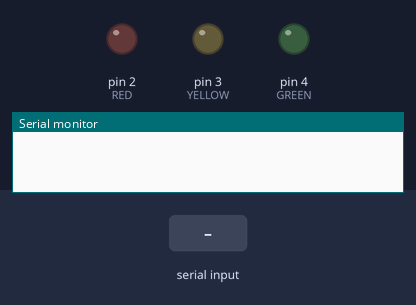
A sketch run on a simulated Arduino Uno, built with avr-gcc and run on an emulated ATmega328P. Parts: output pins drawn as LEDs (lit = HIGH), the last lines printed to the serial monitor. Inputs (shaded band) come from the test bench.

Above: at 1.2 s.
1.3 s: "90,45\n" received over Serial
At 2.1 s:
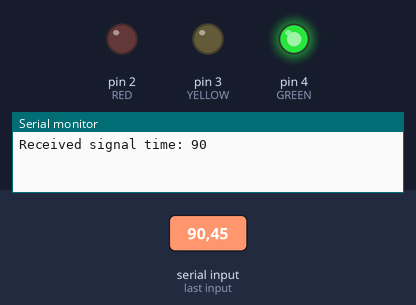
At 26.6 s:
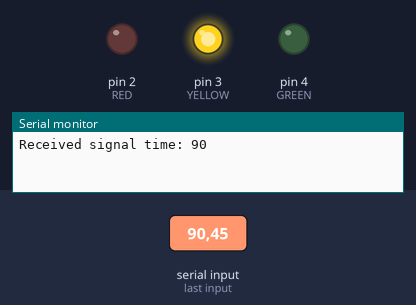
Timing chart, 0 to 29.2 s (numbered marks = the images above; inputs shaded):
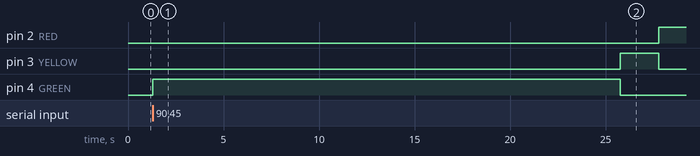

Measured:
- after the input at 1.3 s, pin 2 (RED): LOW → HIGH after 26.5 s; pin 3 (YELLOW): LOW → HIGH after 24.5 s, → LOW 2.0 s later; pin 4 (GREEN): LOW → HIGH at once, → LOW 24.5 s later

The sketch:

traffic_control.ino
```cpp
#define RED 2
#define YELLOW 3
#define GREEN 4

void setup() {
  pinMode(RED, OUTPUT);
  pinMode(YELLOW, OUTPUT);
  pinMode(GREEN, OUTPUT);
  Serial.begin(9600);
}

void loop() {
  if (Serial.available() > 0) {  // Check if data is available
    String receivedData = Serial.readStringUntil('\n');  // Read incoming data
    int signal_time = receivedData.toInt();  // Convert string to integer

    Serial.print("Received signal time: ");
    Serial.println(signal_time);

    // Green signal
    digitalWrite(GREEN, HIGH);
    digitalWrite(RED, LOW);
    digitalWrite(YELLOW, LOW);
    delay(signal_time * 1000);  // Keep green for received time

    // Yellow signal
    digitalWrite(GREEN, LOW);
    digitalWrite(YELLOW, HIGH);
    delay(2000);

    // Red signal
    digitalWrite(YELLOW, LOW);
    digitalWrite(RED, HIGH);
    delay(5000);
  }
}
```
